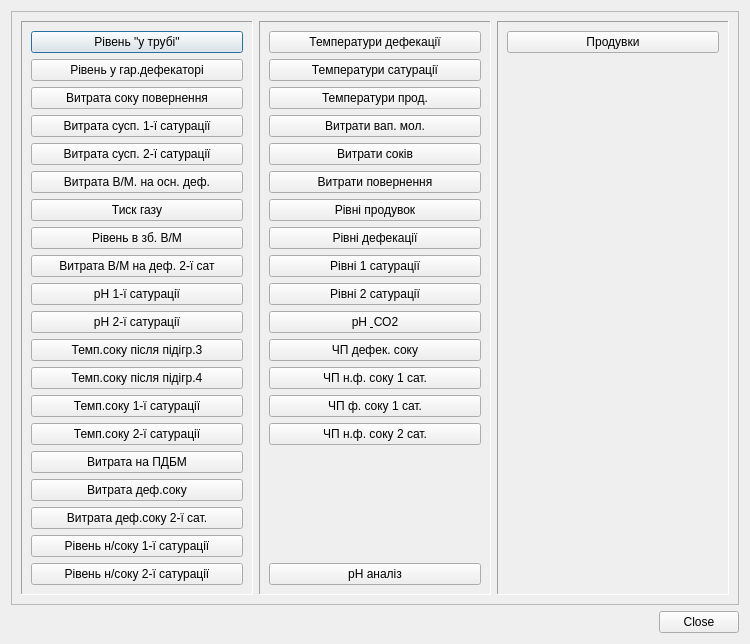
<?xml version="1.0" encoding="UTF-8"?>
<ui version="4.0">
 <class>History</class>
 <widget class="QDialog" name="History">
  <property name="geometry">
   <rect>
    <x>0</x>
    <y>0</y>
    <width>750</width>
    <height>620</height>
   </rect>
  </property>
  <property name="windowTitle">
   <string>Вибір графіків</string>
  </property>
  <layout class="QGridLayout" name="gridLayout">
   <item row="0" column="0" colspan="2">
    <widget class="QFrame" name="frame">
     <property name="frameShape">
      <enum>QFrame::StyledPanel</enum>
     </property>
     <property name="frameShadow">
      <enum>QFrame::Raised</enum>
     </property>
     <layout class="QHBoxLayout" name="horizontalLayout">
      <item>
       <widget class="QFrame" name="frame_Reg">
        <property name="frameShape">
         <enum>QFrame::Panel</enum>
        </property>
        <property name="frameShadow">
         <enum>QFrame::Sunken</enum>
        </property>
        <layout class="QVBoxLayout" name="verticalLayout">
         <item>
          <widget class="QPushButton" name="reg_1">
           <property name="text">
            <string>Рівень &quot;у трубі&quot;</string>
           </property>
          </widget>
         </item>
         <item>
          <widget class="QPushButton" name="reg_2">
           <property name="text">
            <string>Рівень у гар.дефекаторі</string>
           </property>
          </widget>
         </item>
         <item>
          <widget class="QPushButton" name="reg_3">
           <property name="text">
            <string>Витрата соку повернення</string>
           </property>
          </widget>
         </item>
         <item>
          <widget class="QPushButton" name="reg_4">
           <property name="text">
            <string>Витрата сусп. 1-ї сатурації</string>
           </property>
          </widget>
         </item>
         <item>
          <widget class="QPushButton" name="reg_5">
           <property name="text">
            <string>Витрата сусп. 2-ї сатурації</string>
           </property>
          </widget>
         </item>
         <item>
          <widget class="QPushButton" name="reg_6">
           <property name="text">
            <string>Витрата В/М. на осн. деф.</string>
           </property>
          </widget>
         </item>
         <item>
          <widget class="QPushButton" name="reg_7">
           <property name="text">
            <string>Тиск газу</string>
           </property>
          </widget>
         </item>
         <item>
          <widget class="QPushButton" name="reg_8">
           <property name="text">
            <string>Рівень в зб. В/М</string>
           </property>
          </widget>
         </item>
         <item>
          <widget class="QPushButton" name="reg_9">
           <property name="text">
            <string>Витрата В/М на деф. 2-ї сат</string>
           </property>
          </widget>
         </item>
         <item>
          <widget class="QPushButton" name="reg_10">
           <property name="text">
            <string>рН 1-ї сатурації</string>
           </property>
          </widget>
         </item>
         <item>
          <widget class="QPushButton" name="reg_11">
           <property name="text">
            <string>рН 2-ї сатурації</string>
           </property>
          </widget>
         </item>
         <item>
          <widget class="QPushButton" name="reg_12">
           <property name="text">
            <string>Темп.соку після підігр.3</string>
           </property>
          </widget>
         </item>
         <item>
          <widget class="QPushButton" name="reg_13">
           <property name="text">
            <string>Темп.соку після підігр.4</string>
           </property>
          </widget>
         </item>
         <item>
          <widget class="QPushButton" name="reg_14">
           <property name="text">
            <string>Темп.соку 1-ї сатурації</string>
           </property>
          </widget>
         </item>
         <item>
          <widget class="QPushButton" name="reg_15">
           <property name="text">
            <string>Темп.соку 2-ї сатурації</string>
           </property>
          </widget>
         </item>
         <item>
          <widget class="QPushButton" name="reg_16">
           <property name="text">
            <string>Витрата на ПДБМ</string>
           </property>
          </widget>
         </item>
         <item>
          <widget class="QPushButton" name="reg_17">
           <property name="text">
            <string>Витрата деф.соку</string>
           </property>
          </widget>
         </item>
         <item>
          <widget class="QPushButton" name="reg_18">
           <property name="text">
            <string>Витрата деф.соку 2-ї сат.</string>
           </property>
          </widget>
         </item>
         <item>
          <widget class="QPushButton" name="reg_19">
           <property name="text">
            <string>Рівень н/соку 1-ї сатурації</string>
           </property>
          </widget>
         </item>
         <item>
          <widget class="QPushButton" name="reg_20">
           <property name="text">
            <string>Рівень н/соку 2-ї сатурації</string>
           </property>
          </widget>
         </item>
         <item>
          <spacer name="verticalSpacer">
           <property name="orientation">
            <enum>Qt::Vertical</enum>
           </property>
           <property name="sizeHint" stdset="0">
            <size>
             <width>20</width>
             <height>71</height>
            </size>
           </property>
          </spacer>
         </item>
        </layout>
       </widget>
      </item>
      <item>
       <widget class="QFrame" name="frame_Val">
        <property name="frameShape">
         <enum>QFrame::Panel</enum>
        </property>
        <property name="frameShadow">
         <enum>QFrame::Sunken</enum>
        </property>
        <layout class="QVBoxLayout" name="verticalLayout_2">
         <item>
          <widget class="QPushButton" name="term1">
           <property name="text">
            <string>Температури дефекації</string>
           </property>
          </widget>
         </item>
         <item>
          <widget class="QPushButton" name="term2">
           <property name="text">
            <string>Температури сатурації</string>
           </property>
          </widget>
         </item>
         <item>
          <widget class="QPushButton" name="termpr">
           <property name="text">
            <string>Температури прод.</string>
           </property>
          </widget>
         </item>
         <item>
          <widget class="QPushButton" name="flowvm">
           <property name="text">
            <string>Витрати вап. мол.</string>
           </property>
          </widget>
         </item>
         <item>
          <widget class="QPushButton" name="flowj">
           <property name="text">
            <string>Витрати соків</string>
           </property>
          </widget>
         </item>
         <item>
          <widget class="QPushButton" name="flowr">
           <property name="text">
            <string>Витрати повернення</string>
           </property>
          </widget>
         </item>
         <item>
          <widget class="QPushButton" name="levelpr">
           <property name="text">
            <string>Рівні продувок</string>
           </property>
          </widget>
         </item>
         <item>
          <widget class="QPushButton" name="leveldef">
           <property name="text">
            <string>Рівні дефекації</string>
           </property>
          </widget>
         </item>
         <item>
          <widget class="QPushButton" name="level1sat">
           <property name="text">
            <string>Рівні 1 сатурації</string>
           </property>
          </widget>
         </item>
         <item>
          <widget class="QPushButton" name="level2sat">
           <property name="text">
            <string>Рівні 2 сатурації</string>
           </property>
          </widget>
         </item>
         <item>
          <widget class="QPushButton" name="phco2">
           <property name="text">
            <string>рН &amp; СО2</string>
           </property>
          </widget>
         </item>
         <item>
          <widget class="QPushButton" name="drvds">
           <property name="text">
            <string>ЧП дефек. соку</string>
           </property>
          </widget>
         </item>
         <item>
          <widget class="QPushButton" name="drv1sat">
           <property name="text">
            <string>ЧП н.ф. соку 1 сат.</string>
           </property>
          </widget>
         </item>
         <item>
          <widget class="QPushButton" name="drv1f">
           <property name="text">
            <string>ЧП ф. соку 1 сат.</string>
           </property>
          </widget>
         </item>
         <item>
          <widget class="QPushButton" name="drv2sat">
           <property name="text">
            <string>ЧП н.ф. соку 2 сат.</string>
           </property>
          </widget>
         </item>
         <item>
          <spacer name="verticalSpacer_2">
           <property name="orientation">
            <enum>Qt::Vertical</enum>
           </property>
           <property name="sizeHint" stdset="0">
            <size>
             <width>20</width>
             <height>145</height>
            </size>
           </property>
          </spacer>
         </item>
         <item>
          <widget class="QPushButton" name="phana">
           <property name="text">
            <string>рН аналіз</string>
           </property>
          </widget>
         </item>
        </layout>
       </widget>
      </item>
      <item>
       <widget class="QFrame" name="frame_Other">
        <property name="frameShape">
         <enum>QFrame::Panel</enum>
        </property>
        <property name="frameShadow">
         <enum>QFrame::Sunken</enum>
        </property>
        <layout class="QVBoxLayout" name="verticalLayout_3">
         <item>
          <widget class="QPushButton" name="bleding">
           <property name="text">
            <string>Продувки</string>
           </property>
          </widget>
         </item>
         <item>
          <spacer name="verticalSpacer_3">
           <property name="orientation">
            <enum>Qt::Vertical</enum>
           </property>
           <property name="sizeHint" stdset="0">
            <size>
             <width>20</width>
             <height>145</height>
            </size>
           </property>
          </spacer>
         </item>
        </layout>
       </widget>
      </item>
     </layout>
    </widget>
   </item>
   <item row="1" column="0">
    <spacer name="horizontalSpacer">
     <property name="orientation">
      <enum>Qt::Horizontal</enum>
     </property>
     <property name="sizeHint" stdset="0">
      <size>
       <width>294</width>
       <height>20</height>
      </size>
     </property>
    </spacer>
   </item>
   <item row="1" column="1">
    <widget class="QPushButton" name="Exit">
     <property name="text">
      <string>Close</string>
     </property>
    </widget>
   </item>
  </layout>
 </widget>
 <resources/>
 <connections>
  <connection>
   <sender>Exit</sender>
   <signal>clicked()</signal>
   <receiver>History</receiver>
   <slot>reject()</slot>
   <hints>
    <hint type="sourcelabel">
     <x>353</x>
     <y>276</y>
    </hint>
    <hint type="destinationlabel">
     <x>199</x>
     <y>149</y>
    </hint>
   </hints>
  </connection>
 </connections>
</ui>
